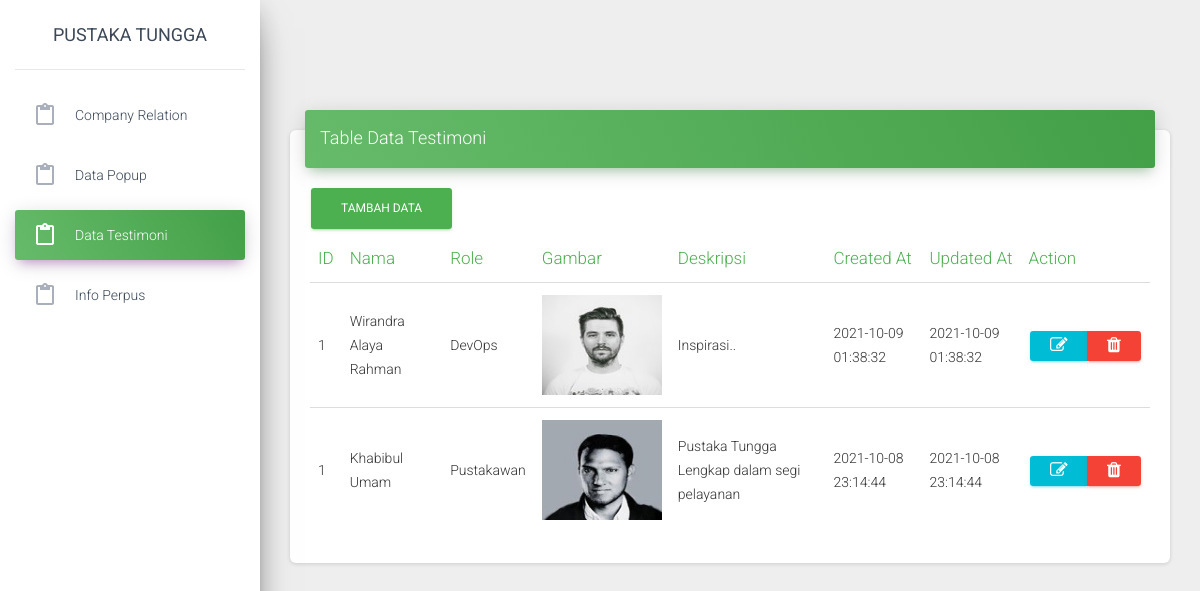
The app's page /page_store_data/master_data_testimoni/home.php with its own data.
### tables this page shows
CREATE TABLE `data_testimoni` (
  `id` int(11) NOT NULL,
  `nama` varchar(100) NOT NULL,
  `role` varchar(100) NOT NULL,
  `gambar` varchar(255) NOT NULL,
  `deskripsi` varchar(255) NOT NULL,
  `created_at` timestamp NOT NULL DEFAULT current_timestamp(),
  `updated_at` timestamp NOT NULL DEFAULT current_timestamp()
);

### page_store_data/master_data_testimoni/data_testimoni.php (the view, shortened to what this page needs)
<?php
include 'C:/xampp/htdocs/landing_page/env.php';
?>
<div class="content">
        <div class="container-fluid">
          <div class="row">
            <div class="col-md-12">
              <div class="card">
                <div class="card-header card-header-success">
                  <h4 class="card-title ">Table Data Testimoni</h4>
                </div>
                <div class="card-body">
                <button type="button" class="btn btn-success" data-toggle="modal" data-target="#exampleModal">
                      Tambah Data
                    </button>
                  <div class="table-responsive">
                    <table class="table">
                      <thead class=" text-success">
                        <th>
                          ID
                        </th>
                        <th>
                          Nama
                        </th>
                        <th>
                          Role
                        </th>
                        <th>
                          Gambar
                        </th>
                        <th>
                          Deskripsi
                        </th>
                        <th>
                          Created At
                        </th>
                        <th>
                          Updated At
                        </th>
                        <th>
                          Action
                        </th>
                      </thead>
                      <tbody>
                      <?php
                      $no = 1;
                      $sql = mysqli_query($conn,'SELECT * from data_testimoni ORDER BY id desc');
                      while($data = mysqli_fetch_array($sql)){
                    ?>
                        <tr>
                          <td><?php echo $no?></td>
                          <td><?php echo $data['nama']?></td>
                          <td><?php echo $data['role']?></td>
                          <td>
                            <img src="images/<?php echo $data['gambar']?>" width="120px" height="100px">
                          </td>
                          <td><?php echo $data['deskripsi']?></td>
                          <td><?php echo $data['created_at']?></td>
                          <td><?php echo $data['updated_at']?></td>
                          <td>
                          <div class="btn-group">
                              <a href="edit.php?id=<?php echo $data['id']; ?>" class="btn btn-info btn-sm"><i class="fa fa-edit"></i></a>
                              <a href="function/delete.php?id=<?php echo $data['id']; ?>" onclick="return confirm('Anda yakin akan menghapus data ini?')" class="btn btn-danger btn-sm"><i class="fa fa-trash"></i></a>
                          </div>
                          </td>
                        </tr>
                        <?php
                        }
                        ?>
                      </tbody>
                    </table>
                  </div>
                </div>
              </div>
            </div>
          </div>
        </div>
      </div>

### records on screen
data_testimoni: nama "Wirandra Alaya Rahman", role "DevOps", gambar (picture), deskripsi "Inspirasi..", created_at "2021-10-09 01:38:32", updated_at "2021-10-09 01:38:32"
data_testimoni: nama "Khabibul Umam", role "Pustakawan", gambar (picture), deskripsi "Pustaka Tungga Lengkap dalam segi pelayanan", created_at "2021-10-08 23:14:44", updated_at "2021-10-08 23:14:44"
